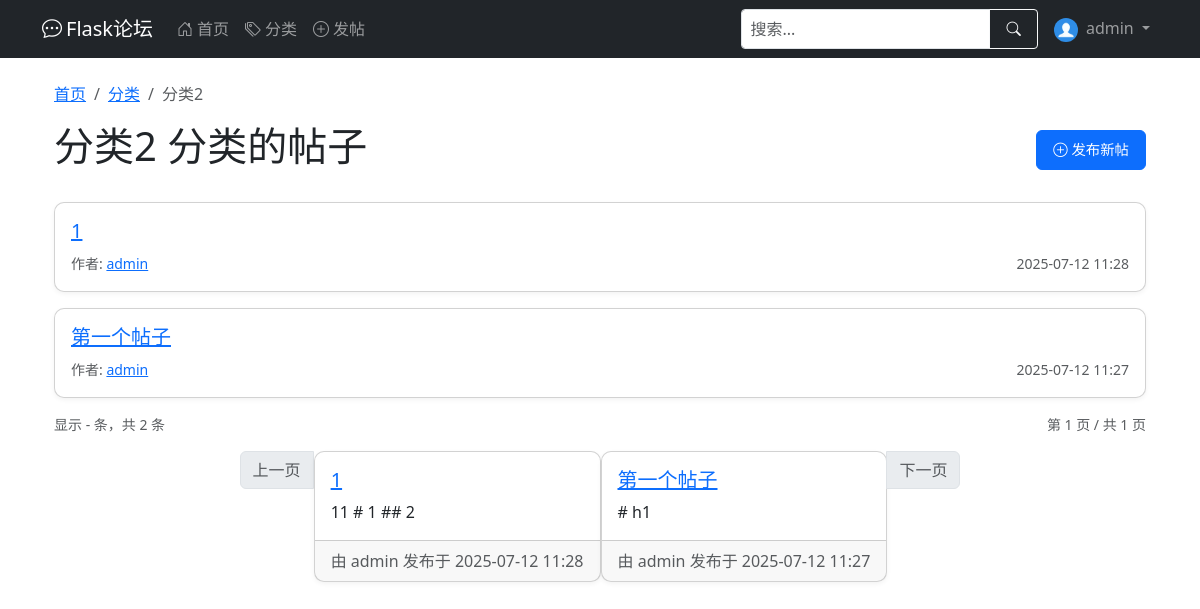
The app's page /category/6 (signed in), older data.
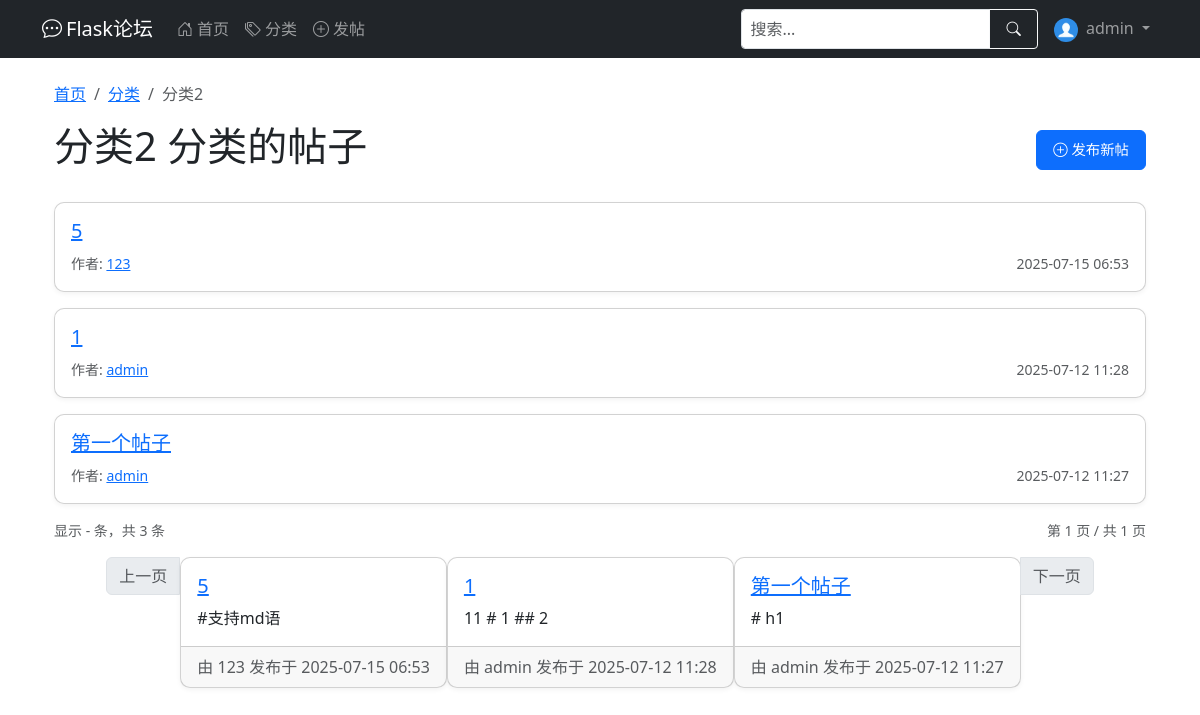
The same page, newer data.
### app/models.py (models this page shows, shortened)
class Post(db.Model):
    __tablename__ = 'post'
    id = db.Column(db.Integer, primary_key=True)
    title = db.Column(db.String(100), nullable=False)
    content = db.Column(db.Text, nullable=False)
    created_at = db.Column(db.DateTime, default=datetime.utcnow)
    last_updated = db.Column(db.DateTime, default=datetime.utcnow, onupdate=datetime.utcnow)
    views = db.Column(db.Integer, default=0)  # 浏览量
    user_id = db.Column(db.Integer, db.ForeignKey('user.id'), nullable=False)  # 对应user.id
    category_id = db.Column(db.Integer, db.ForeignKey('category.id'))  # 对应category.id
    comments = db.relationship('Comment', backref='post', lazy='select')  # post.comment查到所有评论
    _comment_count = db.Column('comment_count', db.Integer, default=0)
    @property
    def comment_count(self):
        return self._comment_count
    @comment_count.setter
    def comment_count(self, value):
        self._comment_count = value

class User(UserMixin, db.Model):
    __tablename__ = 'user'
    id = db.Column(db.Integer, primary_key=True)
    username = db.Column(db.String(64), index=True, unique=True, nullable=False)
    email = db.Column(db.String(120), index=True, unique=True, nullable=False)
    password_hash = db.Column(db.String(128), nullable=False)
    created_at = db.Column(db.DateTime, default=datetime.utcnow)
    last_seen = db.Column(db.DateTime, default=datetime.utcnow)
    about_me = db.Column(db.Text)
    avatar = db.Column(db.String(120), default='default.jpg')  # 头像
    permissions = db.Column(db.Integer, default=Permissions.USER)
    posts = db.relationship('Post', backref='author', lazy='dynamic')  # 在Post处能查到作者，用法：Post.author
    def avatar_url(self):
        return url_for('static', filename=f'profile_pics/{self.avatar}', _external=True)

### app/routes.py (the view)
@main.route('/category/<int:category_id>')
def category_posts(category_id):
    category = Category.query.get_or_404(category_id)
    page = request.args.get('page', 1, type=int)
    per_page = current_app.config.get('POSTS_PER_PAGE', 10)
    query = base_posts_query().filter(Post.category_id == category.id)
    query = query.order_by(Post.created_at.desc())
    pagination = query.paginate(page=page, per_page=per_page)
    posts = create_posts_with_comment_count(pagination=pagination, category=category)
    return render_template('category_posts.html', category=category, posts=posts)

### app/models.py (called while the page is built)
@login_manager.user_loader
def load_user(user_id):
    return User.query.get(int(user_id))

### app/utils.py (called while the page is built)
def create_posts_with_comment_count(pagination, category=None):
    posts = []
    for post, comment_count_val in pagination.items:
        new_post = Post(
            id=post.id,
            title=post.title,
            content=post.content,
            created_at=post.created_at,
            last_updated=post.last_updated,
            views=post.views,
            user_id=post.user_id,
            category_id=post.category_id,
            _comment_count=comment_count_val,
            author=post.author
        )
        new_post.category = category or post.category
        posts.append(new_post)
    return CustomPagination(
        items=posts,
        page=pagination.page,
        per_page=pagination.per_page,
        total=pagination.total
    )

### app/templates/category_posts.html (shortened to what this page needs)
{% extends "base.html" %}
{% import "_pagination.html" as pagination %}
{% block content %}
<div class="container mt-4">
    <nav aria-label="breadcrumb">
        <ol class="breadcrumb">
            <li class="breadcrumb-item"><a href="{{ url_for('main.index') }}">首页</a></li>
            <li class="breadcrumb-item"><a href="{{ url_for('main.list_categories') }}">分类</a></li>
            <li class="breadcrumb-item active" aria-current="page">{{ category.name }}</li>
        </ol>
    </nav>
    <div class="d-flex justify-content-between align-items-center mb-4">
        <h1>{{ category.name }} 分类的帖子</h1>
        {% if current_user.is_authenticated %}
        <a href="{{ url_for('main.create_post') }}" class="btn btn-primary">
            <i class="bi bi-plus-circle"></i> 发布新帖
        </a>
        {% endif %}
    </div>
    {% if posts.items %}
    {% for post in posts.items %}
    <div class="card mb-3">
        <div class="card-body">
            <h5 class="card-title">
                <a href="{{ url_for('main.post_detail', post_id=post.id) }}">
                    {{ post.title }}
                </a>
            </h5>
            <div class="d-flex justify-content-between">
                <div>
                    <small class="text-muted">
                        作者: <a href="{{ url_for('main.user_profile', username=post.author.username) }}">
                        {{ post.author.username }}
                    </a>
                    </small>
                </div>
                <div>
                    <small class="text-muted">
                        {{ post.created_at.strftime('%Y-%m-%d %H:%M') }}
                    </small>
                </div>
            </div>
        </div>
    </div>
    {% endfor %}
    <div class="d-flex justify-content-between align-items-center mb-3">
        <small class="text-muted">
            显示 {{ posts.first }} - {{ posts.last }} 条，共 {{ posts.total }} 条
        </small>
        <small class="text-muted">
            第 {{ posts.page }} 页 / 共 {{ posts.pages }} 页
        </small>
    </div>
    <nav aria-label="Page navigation">
        <ul class="pagination justify-content-center">
            <li class="page-item {% if not posts.has_prev %}disabled{% endif %}">
                <a class="page-link"
                   href="{{ url_for('main.category_posts', category_id=category.id, page=posts.prev_num) }}">
                    上一页
                </a>
            </li>
            {% for post in posts.items %}
            <div class="card mb-3">
                <div class="card-body">
                    <h5 class="card-title">
                        <a href="{{ url_for('main.post_detail', post_id=post.id) }}">
                            {{ post.title }}
                        </a>
                    </h5>
                    <p class="card-text">{{ post.content|truncate(200) }}</p>
                </div>
                <div class="card-footer text-muted">
                    由 {{ post.author.username }} 发布于 {{ post.created_at.strftime('%Y-%m-%d %H:%M') }}
                </div>
            </div>
            {% endfor %}
            <li class="page-item {% if not posts.has_next %}disabled{% endif %}">
                <a class="page-link"
                   href="{{ url_for('main.category_posts', category_id=category.id, page=posts.next_num) }}">
                    下一页
                </a>
            </li>
        </ul>
    </nav>
    {% else %}
    <div class="alert alert-info">
        该分类下还没有帖子
    </div>
    {% endif %}
</div>
{% endblock %}

Row changes from the older to the newer data that the page shows:
added Post: title "5", author.username "123", created_at "2025-07-15 06:53", content "#支持md语"
Text that changed along with them:
{{ posts.total }}: "2" → "3"
